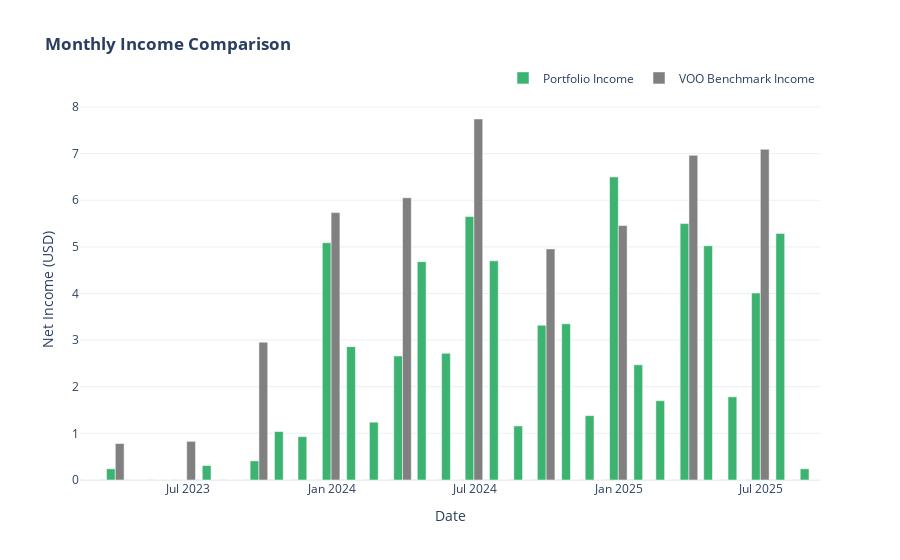

Notebook code cell kept with this figure:
### Code cell
portfolio_income = portfolio.get_monthly_income()
benchmark_income = benchmark_simulation.get_monthly_income()

fig_income_comp = go.Figure()

fig_income_comp.add_trace(
    go.Bar(
        x=portfolio_income.index,
        y=portfolio_income,
        name="Portfolio Income",
        marker_color="mediumseagreen",
    )
)

fig_income_comp.add_trace(
    go.Bar(
        x=benchmark_income.index,
        y=benchmark_income,
        name=f"{config.BENCHMARK_INDEX} Benchmark Income",
        marker_color="grey",
    )
)

fig_income_comp.update_layout(
    title_text="<b>Monthly Income Comparison</b>",
    template="plotly_white",
    barmode="group",
    xaxis_title="Date",
    yaxis_title=f"Net Income ({config.BASE_CURRENCY})",
    legend=dict(orientation="h", yanchor="bottom", y=1.02, xanchor="right", x=1),
)

fig_income_comp.show()

### Figure 1 — Plotly figure (JSON) as saved in the notebook; plotly's stock layout.template omitted (floating-point values rounded to 4 significant figures)
{"data": [{"marker": {"color": "mediumseagreen"}, "name": "Portfolio Income", "type": "bar", "x": ["2023-02-28T00:00:00", "2023-03-31T00:00:00", "2023-04-30T00:00:00", "2023-05-31T00:00:00", "2023-06-30T00:00:00", "2023-07-31T00:00:00", "2023-08-31T00:00:00", "2023-09-30T00:00:00", "2023-10-31T00:00:00", "2023-11-30T00:00:00", "2023-12-31T00:00:00", "2024-01-31T00:00:00", "2024-02-29T00:00:00", "2024-03-31T00:00:00", "2024-04-30T00:00:00", "2024-05-31T00:00:00", "2024-06-30T00:00:00", "2024-07-31T00:00:00", "2024-08-31T00:00:00", "2024-09-30T00:00:00", "2024-10-31T00:00:00", "2024-11-30T00:00:00", "2024-12-31T00:00:00", "2025-01-31T00:00:00", "2025-02-28T00:00:00", "2025-03-31T00:00:00", "2025-04-30T00:00:00", "2025-05-31T00:00:00", "2025-06-30T00:00:00", "2025-07-31T00:00:00", "2025-08-31T00:00:00"], "y": [0.0, 0.24, 0.0, 0.0, 0.0, 0.31, 0.0, 0.41, 1.04, 0.93, 5.09, 2.86, 1.24, 2.66, 4.683, 2.717, 5.65, 4.7, 1.16, 3.32, 3.35, 1.38, 6.5, 2.471, 1.7, 5.5, 5.023, 1.784, 4.01, 5.289, 0.24]}, {"marker": {"color": "grey"}, "name": "VOO Benchmark Income", "type": "bar", "x": ["2023-02-28T00:00:00", "2023-03-31T00:00:00", "2023-04-30T00:00:00", "2023-05-31T00:00:00", "2023-06-30T00:00:00", "2023-07-31T00:00:00", "2023-08-31T00:00:00", "2023-09-30T00:00:00", "2023-10-31T00:00:00", "2023-11-30T00:00:00", "2023-12-31T00:00:00", "2024-01-31T00:00:00", "2024-02-29T00:00:00", "2024-03-31T00:00:00", "2024-04-30T00:00:00", "2024-05-31T00:00:00", "2024-06-30T00:00:00", "2024-07-31T00:00:00", "2024-08-31T00:00:00", "2024-09-30T00:00:00", "2024-10-31T00:00:00", "2024-11-30T00:00:00", "2024-12-31T00:00:00", "2025-01-31T00:00:00", "2025-02-28T00:00:00", "2025-03-31T00:00:00", "2025-04-30T00:00:00", "2025-05-31T00:00:00", "2025-06-30T00:00:00", "2025-07-31T00:00:00", "2025-08-31T00:00:00"], "y": [0.0, 0.782, 0.0, 0.0, 0.8288, 0.0, 0.0, 2.957, 0.0, 0.0, 5.735, 0.0, 0.0, 6.054, 0.0, 0.0, 7.742, 0.0, 0.0, 4.956, 0.0, 0.0, 5.456, 0.0, 0.0, 6.963, 0.0, 0.0, 7.092, 0.0, 0.0]}], "layout": {"barmode": "group", "legend": {"orientation": "h", "x": 1, "xanchor": "right", "y": 1.02, "yanchor": "bottom"}, "title": {"text": "<b>Monthly Income Comparison</b>"}, "xaxis": {"title": {"text": "Date"}}, "yaxis": {"title": {"text": "Net Income (USD)"}}}}
